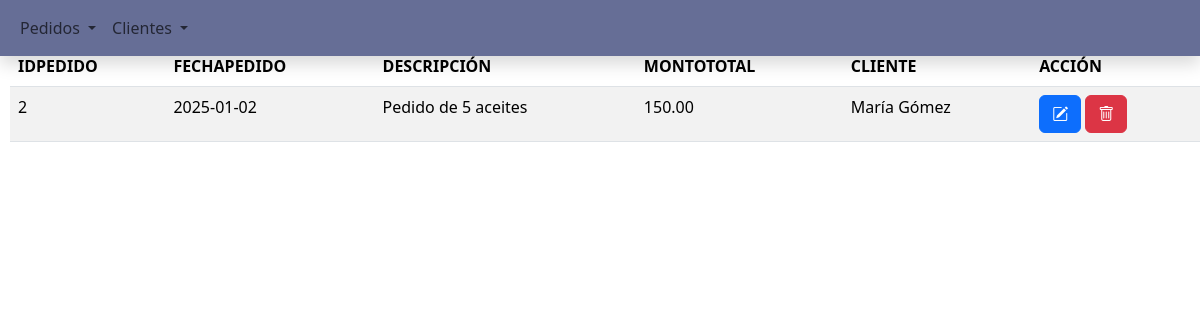
The app's page /listadoPedidos.php?lstCliente=2 with its own data.
### tables this page shows
CREATE TABLE `Pedidos` (
  `id_pedido` int NOT NULL,
  `fecha_pedido` date NOT NULL,
  `descripcion_pedido` varchar(255) NOT NULL,
  `monto_total_pedido` decimal(10,2) NOT NULL,
  `id_cliente` int NOT NULL
);

CREATE TABLE `Clientes` (
  `id_cliente` int NOT NULL,
  `nombre_cliente` varchar(100) NOT NULL,
  `correo_cliente` varchar(100) NOT NULL,
  `direccion_cliente` varchar(255) NOT NULL
);

### listadoPedidos.php (the view, shortened to what this page needs)
<?php
$conexion = obtenerConexion();
if (isset($_GET['lstCliente'])) {
    $id_cliente = $_GET['lstCliente'];
    $sql = "SELECT p.*, c.nombre_cliente AS nombreCliente FROM Pedidos p INNER JOIN Clientes c ON p.id_cliente = c.id_cliente WHERE p.id_cliente = ? ORDER BY id_pedido ASC;";
    $stmt = $conexion->prepare($sql);
    $stmt->bind_param("i", $id_cliente);
    $stmt->execute();
    $resultado = $stmt->get_result();
} else {
    $sql = "SELECT p.*, c.nombre_cliente AS nombreCliente FROM Pedidos p INNER JOIN Clientes c ON p.id_cliente = c.id_cliente ORDER BY id_pedido ASC;";
    $resultado = mysqli_query($conexion, $sql);
}
$mensaje = "<h2 class='text-center'>Listado de Pedidos</h2>";
$mensaje .= "<table class='table table-striped'>";
$mensaje .= "<thead><tr><th>IDPEDIDO</th><th>FECHAPEDIDO</th><th>DESCRIPCIÓN</th><th>MONTOTOTAL</th><th>CLIENTE</th><th>ACCIÓN</th></tr></thead>";
$mensaje .= "<tbody>";
while ($fila = mysqli_fetch_assoc($resultado)) {
    $mensaje .= "<tr><td>" . $fila['id_pedido'] . "</td>";
    $mensaje .= "<td>" . $fila['fecha_pedido'] . "</td>";
    $mensaje .= "<td>" . $fila['descripcion_pedido'] . "</td>";
    $mensaje .= "<td>" . $fila['monto_total_pedido'] . "</td>";
    $mensaje .= "<td>" . $fila['nombreCliente'] . "</td>";
    $mensaje .= "<td><form class='d-inline me-1' action='editarPedido.php' method='post'>";
    $mensaje .= "<input type='hidden' name='pedido' value='" . htmlspecialchars(json_encode($fila), ENT_QUOTES) . "' />";
    $mensaje .= "<button name='Editar' class='btn btn-primary'><i class='bi bi-pencil-square'></i></button></form>";
    $mensaje .= "<form class='d-inline' action='procesoBorrarPedido.php' method='post'>";
    $mensaje .= "<input type='hidden' name='id_pedido' value='" . $fila['id_pedido']  . "' />";
    $mensaje .= "<button name='Borrar' class='btn btn-danger'><i class='bi bi-trash'></i></button></form>";
    $mensaje .= "</td></tr>";
}
$mensaje .= "</tbody></table>";
echo $mensaje;
?>

### records on screen
pedidos: id_pedido "2", fecha_pedido "2025-01-02", descripcion_pedido "Pedido de 5 aceites", monto_total_pedido "150.00", id_cliente.nombre_cliente "María Gómez"
